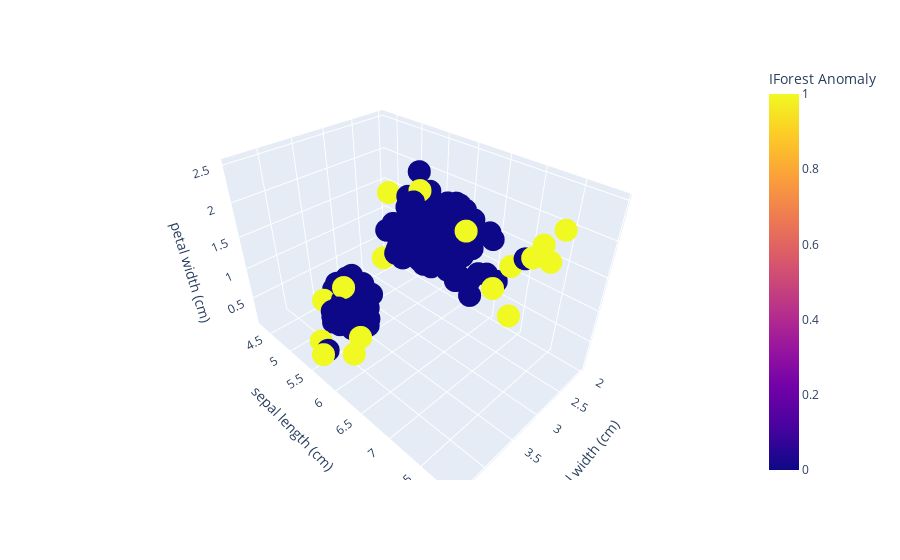

Notebook source saved alongside this figure:
### Code cell
import plotly.express as px
fig = px.scatter_3d(df, x='sepal width (cm)', y='sepal length (cm)', z='petal width (cm)',
              color='IForest Anomaly')
fig.show()

### Figure 1 — Plotly figure (JSON) as saved in the notebook; plotly's stock layout.template omitted (floating-point values rounded to 4 significant figures; data arrays with more than 128 entries replaced by an {"elided": "..."} marker saying what was removed)
{"data": [{"hovertemplate": "sepal width (cm)=%{x}<br>sepal length (cm)=%{y}<br>petal width (cm)=%{z}<br>IForest Anomaly=%{marker.color}<extra></extra>", "legendgroup": "", "marker": {"color": {"elided": "150 int values"}, "coloraxis": "coloraxis", "symbol": "circle"}, "mode": "markers", "name": "", "scene": "scene", "showlegend": false, "type": "scatter3d", "x": {"elided": "150 float values"}, "y": {"elided": "150 float values"}, "z": {"elided": "150 float values"}}], "layout": {"coloraxis": {"colorbar": {"title": {"text": "IForest Anomaly"}}, "colorscale": [[0, "#0d0887"], [0.1111, "#46039f"], [0.2222, "#7201a8"], [0.3333, "#9c179e"], [0.4444, "#bd3786"], [0.5556, "#d8576b"], [0.6667, "#ed7953"], [0.7778, "#fb9f3a"], [0.8889, "#fdca26"], [1, "#f0f921"]]}, "legend": {"tracegroupgap": 0}, "margin": {"t": 60}, "scene": {"domain": {"x": [0, 1], "y": [0, 1]}, "xaxis": {"title": {"text": "sepal width (cm)"}}, "yaxis": {"title": {"text": "sepal length (cm)"}}, "zaxis": {"title": {"text": "petal width (cm)"}}}}}
